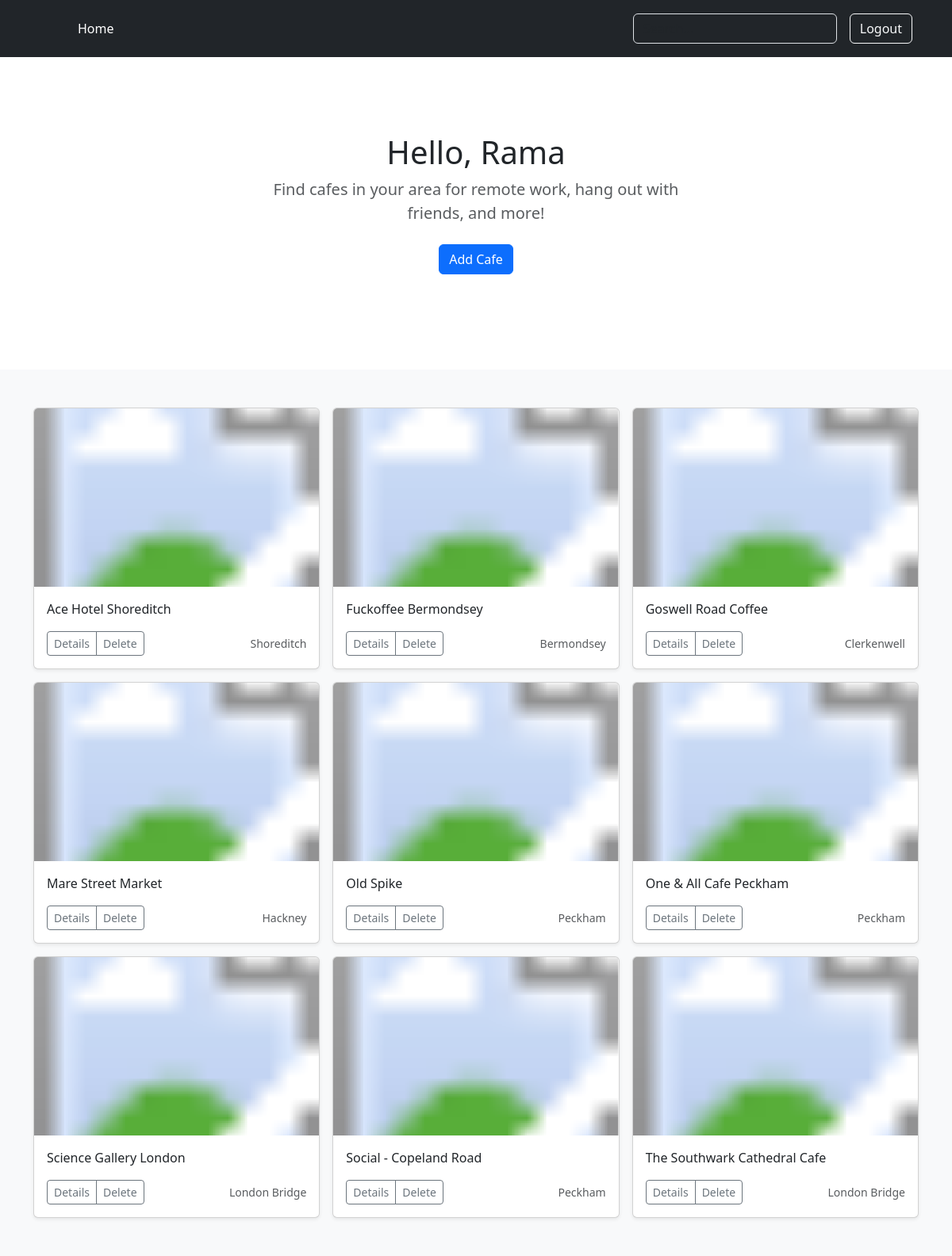
The app's page /all (signed in) with its own data.
### main.py (models this page shows, shortened)
class User(UserMixin, db.Model):
    __tablename__ = "users"
    id = db.Column(db.Integer, primary_key=True)
    cafes = relationship("Cafe", back_populates="author")
    name = db.Column(db.String(250), nullable=False)
    email = db.Column(db.String(250), nullable=False, unique=True)
    password = db.Column(db.String(250), nullable=False)

class Cafe(db.Model):
    __tablename__ = "cafes"
    id = db.Column(db.Integer, primary_key=True)
    name = db.Column(db.String(250), unique=True, nullable=False)
    map_url = db.Column(db.String(500), nullable=False)
    img_url = db.Column(db.String(500), nullable=False)
    location = db.Column(db.String(250), nullable=False)
    seats = db.Column(db.String(250), nullable=False)
    has_toilet = db.Column(db.Boolean, nullable=False)
    has_wifi = db.Column(db.Boolean, nullable=False)
    has_sockets = db.Column(db.Boolean, nullable=False)
    can_take_calls = db.Column(db.Boolean, nullable=False)
    coffee_price = db.Column(db.String(250), nullable=True)
    author = relationship("User", back_populates="cafes")
    author_id = db.Column(db.Integer, db.ForeignKey("users.id"))

### main.py (the view)
@app.route("/all")
def get_all_cafes():
    result = db.session.execute(db.select(Cafe).order_by(Cafe.name))
    all_cafes = result.scalars().all()
    return render_template("index.html", cafes=all_cafes, current_user=current_user)

### main.py (called while the page is built)
@login_manager.user_loader
def load_user(user_id):
    return db.get_or_404(User, user_id)

### templates/index.html (shortened to what this page needs)
<!DOCTYPE html>
<html lang="en">
<head>
    <link href="https://cdn.jsdelivr.net/npm/bootstrap@5.3.2/dist/css/bootstrap.min.css" rel="stylesheet">
</head>
<body>
    {% include "header.html" %}
    <section class="py-5 text-center container">
    <div class="row py-lg-5">
      <div class="col-lg-6 col-md-8 mx-auto">
          {% if current_user.is_authenticated %}
        <h1 class="fw-light">Hello, {{ current_user.name }}</h1>
          {% else %}
        <h1 class="fw-light">Rama Cafe Finder</h1>
          {% endif %}
        <p class="lead text-body-secondary">Find cafes in your area for remote work, hang out with friends, and more!</p>
        <p>
          {% if current_user.is_authenticated %}
          <a href="{{ url_for('add_cafe') }}" class="btn btn-primary my-2">Add Cafe</a>
          {% endif %}
        </p>
      </div>
    </div>
  </section>
    <div class="album py-5 bg-body-tertiary">
    <div class="container">
      <div class="row row-cols-1 row-cols-sm-2 row-cols-md-3 g-3">
          {% for cafe in cafes %}
        <div class="col">
          <div class="card shadow-sm">
            <svg class="bd-placeholder-img card-img-top" width="100%" height="225" xmlns="http://www.w3.org/2000/svg" role="img" aria-label="Placeholder: صورة مصغرة" preserveAspectRatio="xMidYMid slice" focusable="false">
                <title>Placeholder</title>
                <image href="{{ cafe.img_url }}" width="100%" height="100%" preserveAspectRatio="xMidYMid slice"></image>
            </svg>
            <div class="card-body">
              <p class="card-text">{{ cafe.name }}</p>
              <div class="d-flex justify-content-between align-items-center">
                <div class="btn-group">
                  <a href="{{ url_for('get_cafe', cafe_id=cafe.id) }}" class="btn btn-sm btn-outline-secondary">Details</a>
                    {% if current_user.id == 1 or current_user.id == cafe.author_id %}
                  <a href="{{ url_for('delete_cafe', cafe_id=cafe.id) }}" class="btn btn-sm btn-outline-secondary">Delete</a>
                    {% endif %}
                </div>
                <small class="text-body-secondary">{{ cafe.location }}</small>
              </div>
            </div>
          </div>
        </div>
          {% endfor %}
      </div>
    </div>
  </div>
</body>
</html>

### records on screen
User: name "Rama"
Cafe: name "Ace Hotel Shoreditch", location "Shoreditch"
Cafe: name "Fuckoffee Bermondsey", location "Bermondsey"
Cafe: name "Goswell Road Coffee", location "Clerkenwell"
Cafe: name "Mare Street Market", location "Hackney"
Cafe: name "Old Spike", location "Peckham"
Cafe: name "One & All Cafe Peckham", location "Peckham"
Cafe: name "Science Gallery London", location "London Bridge"
Cafe: name "Social - Copeland Road", location "Peckham"
Cafe: name "The Southwark Cathedral Cafe", location "London Bridge"
